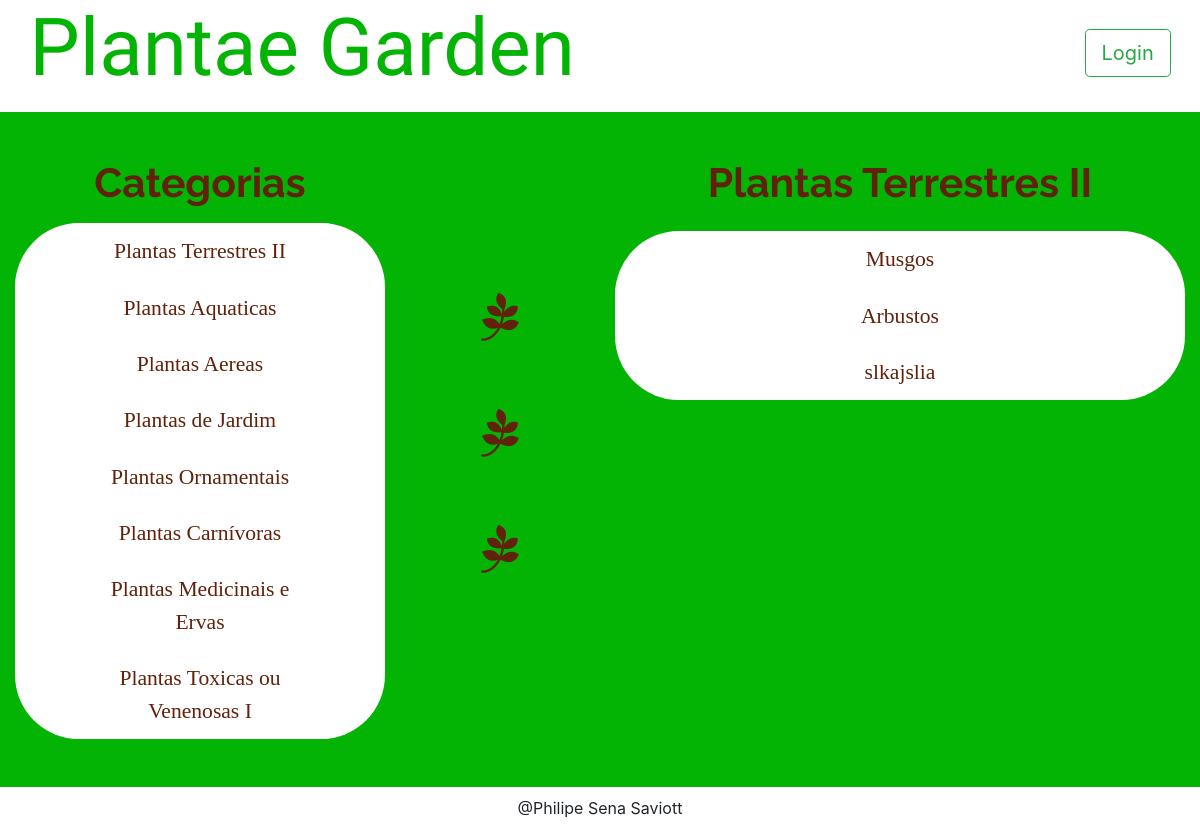
The app's page /category/1/items, older data.
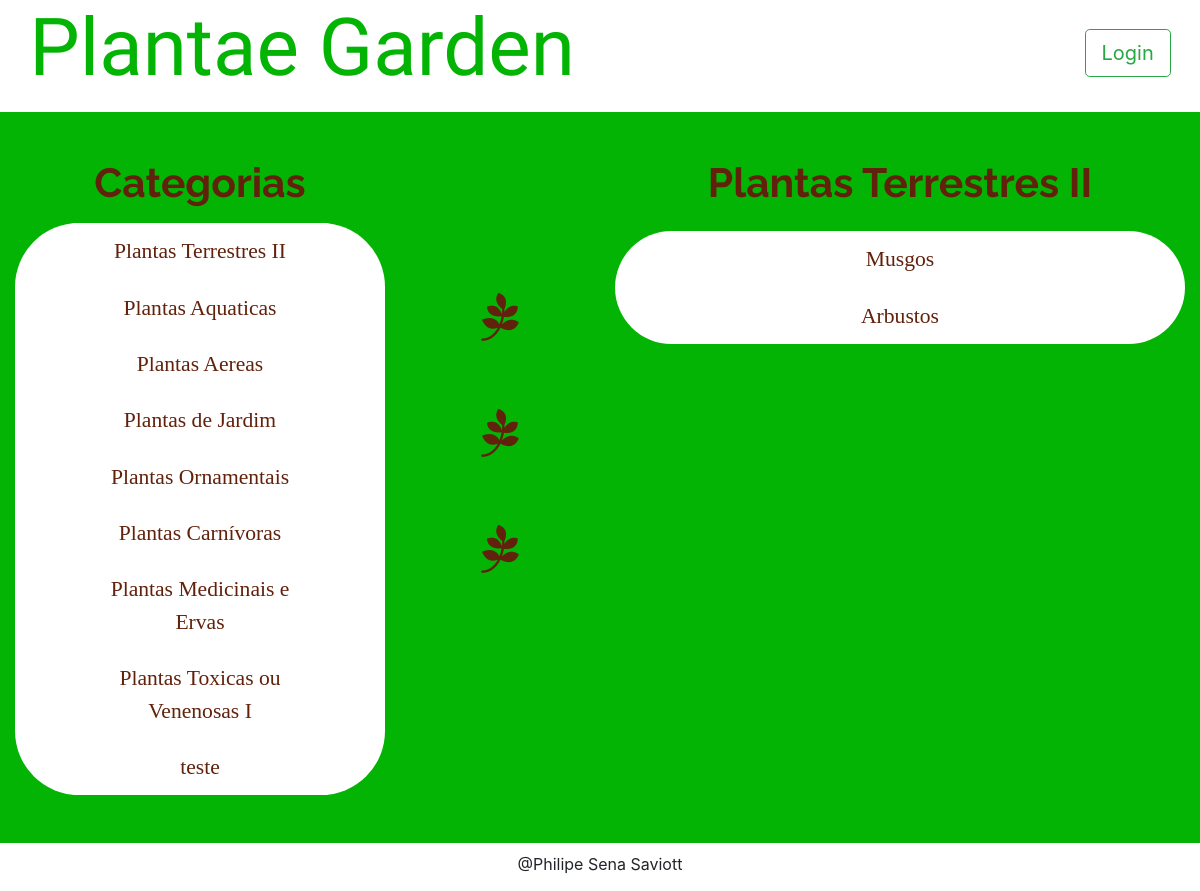
The same page, newer data.
### models.py (models this page shows, shortened)
class Category(Base):
    __tablename__ = 'category'
    id = Column(Integer, primary_key=True)
    name = Column(String(50), nullable=False)
    user_id = Column(Integer, ForeignKey('user.id'))
    user = relationship(User)

class Item(Base):
    __tablename__ = 'item'
    id = Column(Integer, primary_key=True)
    name = Column(String(50), nullable=False)
    description = Column(String(1000), nullable=False)
    category_id = Column(Integer, ForeignKey('category.id'))
    category = relationship(Category)
    user_id = Column(Integer, ForeignKey('user.id'))
    user = relationship(User)

### application.py (the view, shortened to what this page needs)
@app.route('/category/<int:category_id>/items')
def categoryFunction(category_id):
    category = session.query(Category)
    category2 = session.query(Category).filter_by(id=category_id).first()
    if not hasattr(category2, 'id'):
        return "this category not exist"
    items = session.query(Item).filter_by(category_id=category2.id)
    if 'username' not in login_session:
        if items.count() == 0:
            flash("You have no items yet!")
            return render_template(
                'publicCategory.html',
                plantas=category, plantas2=category2, itemName=items)
        else:
            return render_template(
                'publicCategory.html',
                plantas=category, plantas2=category2, itemName=items)

### templates/publicCategory.html (shortened to what this page needs)
{% extends "main.html" %}
{% block content %}
{% include "header.html" %}
    <section class="row main-body">
      <div class="col-md-9">
      </div>
    </section>
    <section class="row main-body">
      <div id="item-description" class="col-md-4">
        <h2 class="cat-title">Categorias</h2>
        <div class="cat-all-list">
          {% for i in plantas %}
            <div class="list-group cat-list">
              <a href="{{ url_for('categoryFunction', category_id=i.id)}}" class="list-group-item">{{ i.name }}</a>
            </div>
          {% endfor %}
        </div>
      </div>
      <ul class="col-md-2 tree-list">
        <li><i class="fa fa-pagelines"></i></li>
        <li><i class="fa fa-pagelines"></i></li>
        <li><i class="fa fa-pagelines"></i></li>
      </ul>
      <div id="item-description" class="col-md-6">
        <h2 class="cat-title">{{ plantas2.name }}</h2>
        <div class="cat-all-list">
          {% for i in itemName %}
            <div class="list-group cat-list">
              <a href="{{ url_for('itemFunction', item_id=i.id, category_id=plantas2.id)}}" class="list-group-item" class="list-group-item">{{ i.name }}</a>
            </div>
          {% endfor %}
        </div>
      </div>
    </section>
{% endblock %}

Row changes from the older to the newer data that the page shows:
removed Item: name "slkajslia"
added Category: name "teste"
